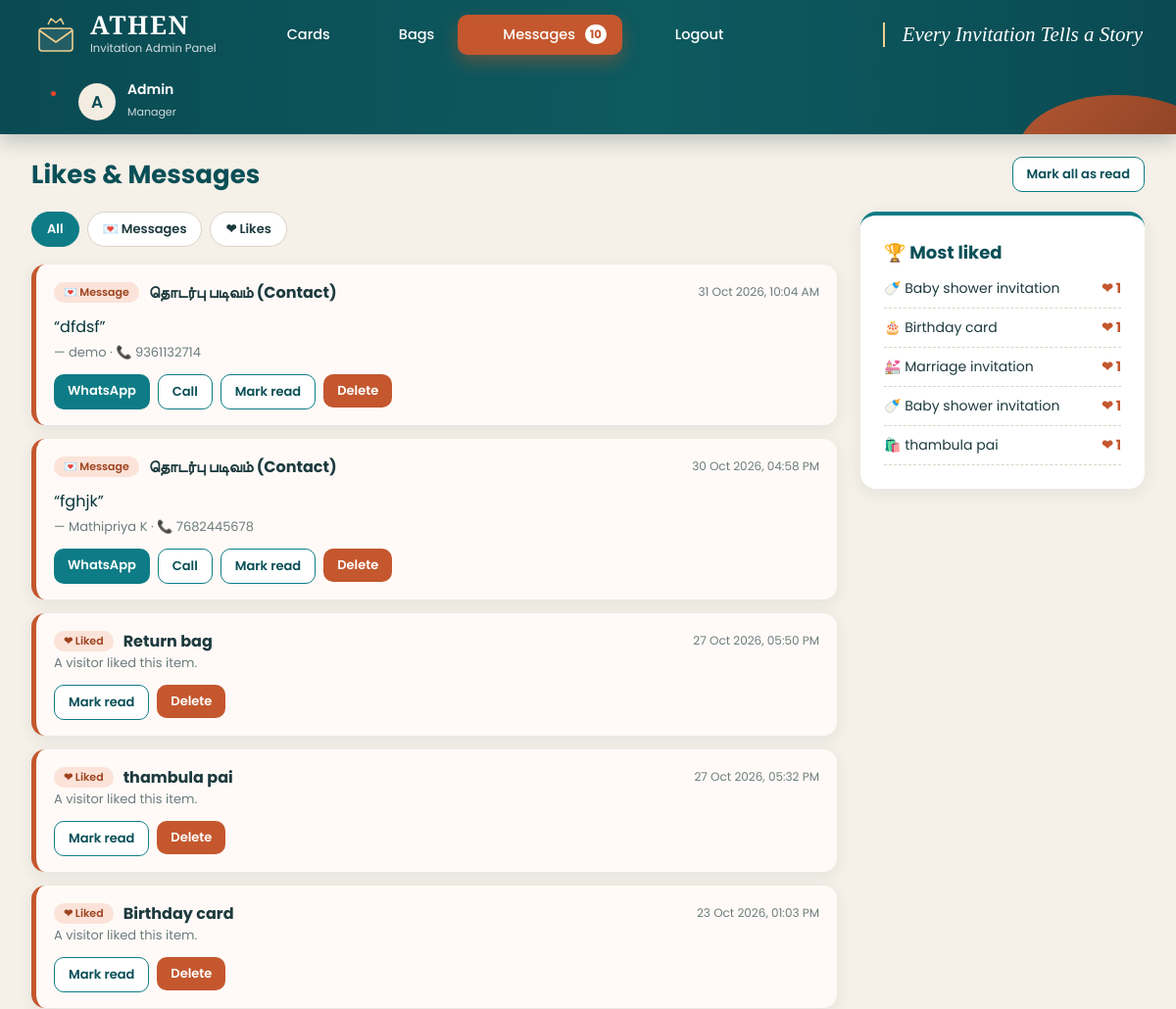
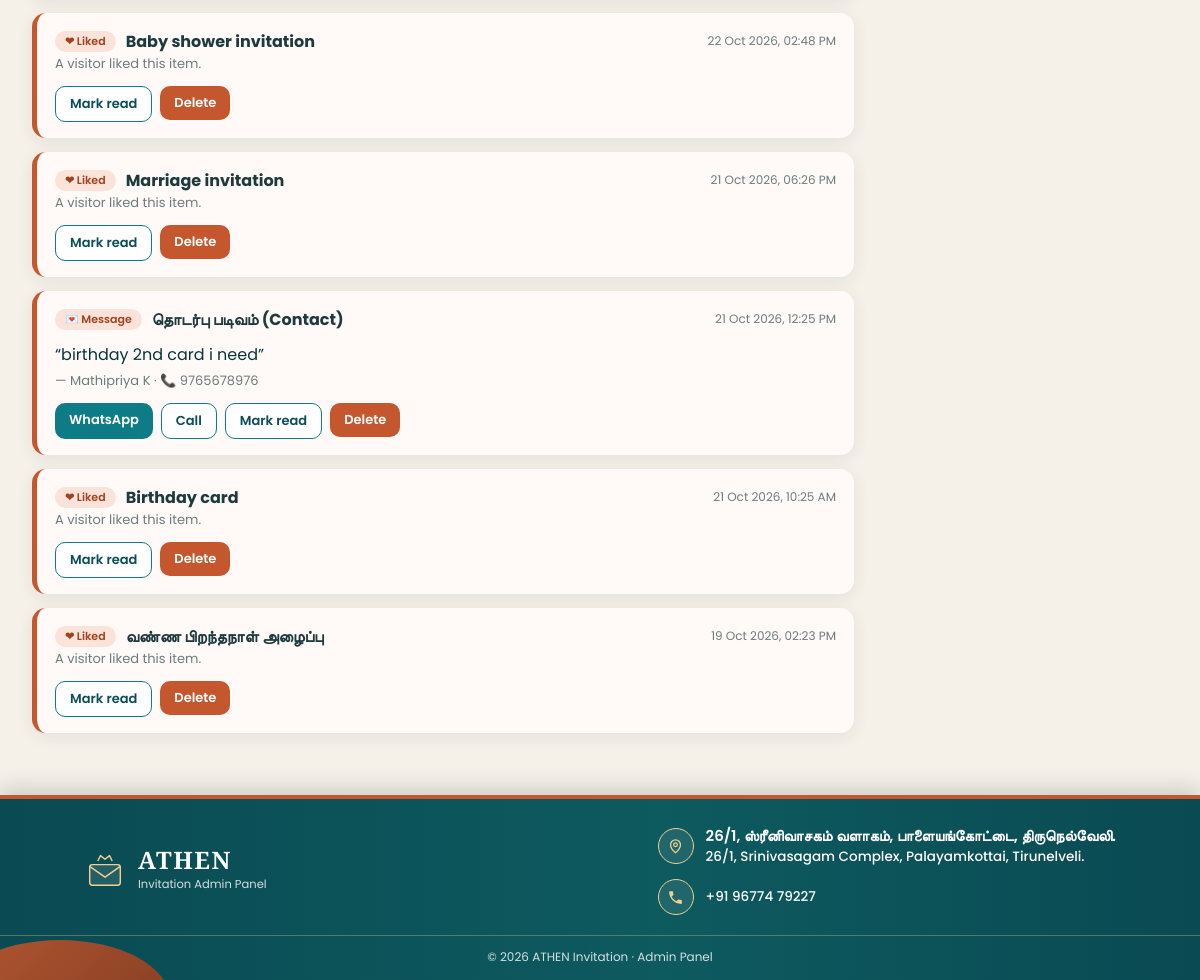
Page /admin/messages.php (signed in) on the committed database (2 pictures, top to bottom).
### tables this page shows
CREATE TABLE `cards` (
  `id` int(10) UNSIGNED NOT NULL,
  `code` varchar(10) DEFAULT NULL,
  `type` varchar(30) NOT NULL,
  `name` varchar(200) NOT NULL,
  `description` text DEFAULT NULL,
  `price` decimal(10,2) NOT NULL DEFAULT 0.00,
  `image` varchar(255) DEFAULT NULL,
  `image_back` varchar(255) DEFAULT NULL,
  `heading` varchar(200) DEFAULT NULL,
  `subtitle` varchar(255) DEFAULT NULL,
  `content` text DEFAULT NULL,
  `created_at` timestamp NOT NULL DEFAULT current_timestamp()
);

CREATE TABLE `bags` (
  `id` int(10) UNSIGNED NOT NULL,
  `code` varchar(10) DEFAULT NULL,
  `name` varchar(200) NOT NULL,
  `description` text DEFAULT NULL,
  `price` decimal(10,2) NOT NULL DEFAULT 0.00,
  `image` varchar(255) DEFAULT NULL,
  `image_back` varchar(255) DEFAULT NULL,
  `created_at` timestamp NOT NULL DEFAULT current_timestamp()
);

### includes/store.php (called while the page is built, shortened)
<?php
function store_load(){$d=is_file(STORE)?json_decode(file_get_contents(STORE),true):null;$d=is_array($d)?$d:[];return $d+['likes'=>[],'events'=>[]];}

### includes/data.php (called while the page is built, shortened)
<?php
require_once __DIR__.'/config.php';require_once __DIR__.'/store.php';
function h($s){return htmlspecialchars((string)$s,ENT_QUOTES,'UTF-8');}
require_once __DIR__.'/db.php';
$cards=db_cards();$bags=db_bags();
$st=store_load();
function find_item($key){global $cards,$bags;$k=$key[0]??'';$id=(int)substr($key,1);foreach($k==='b'?$bags:($k==='c'?$cards:[]) as $c)if($c['id']===$id)return $c;return null;}
 ?>

### includes/db.php (called while the page is built, shortened)
<?php
function db(){static $p=null,$t=false;if($t)return $p;$t=true;
 try{$p=new PDO('mysql:host='.DB_HOST.';dbname='.DB_NAME.';charset=utf8mb4',DB_USER,DB_PASS,[PDO::ATTR_ERRMODE=>PDO::ERRMODE_EXCEPTION,PDO::ATTR_DEFAULT_FETCH_MODE=>PDO::FETCH_ASSOC]);}
 catch(Throwable $e){error_log('ATHEN DB: '.$e->getMessage());$p=null;}
 return $p;}
function price_fmt($v){$v=(float)$v;return '₹'.(fmod($v,1)==0?(string)(int)$v:rtrim(rtrim(number_format($v,2,'.',''),'0'),'.'));}
function row_item($r,$kind){$ty=$GLOBALS['types']??[];
 return ['id'=>(int)$r['id'],'type'=>$r['type']??'','name'=>$r['name'],'desc'=>$r['description']??'','price'=>price_fmt($r['price']),'priceval'=>(float)$r['price'],
  'icon'=>$kind==='b'?'🛍️':($ty[$r['type']][2]??'🎴'),'image'=>$r['image']??null,'image2'=>$r['image_back']??null,'code'=>$r['code']??'','heading'=>$r['heading']??'','subtitle'=>$r['subtitle']??'','content'=>$r['content']??'','extras'=>[]];}
function card_extras($p){$m=[];try{foreach($p->query('SELECT id,card_id,image FROM card_images ORDER BY sort_no,id')->fetchAll() as $r)$m[(int)$r['card_id']][]=['id'=>(int)$r['id'],'image'=>$r['image']];}catch(Throwable $e){}return $m;}
function bag_extras($p){$m=[];try{foreach($p->query('SELECT id,bag_id,image FROM bag_images ORDER BY sort_no,id')->fetchAll() as $r)$m[(int)$r['bag_id']][]=['id'=>(int)$r['id'],'image'=>$r['image']];}catch(Throwable $e){}return $m;}
function db_rows($t){$p=db();if(!$p)return [];$ex=$t==='cards'?card_extras($p):($t==='bags'?bag_extras($p):[]);
 return array_map(function($r)use($t,$ex){$i=row_item($r,$t==='bags'?'b':'c');$i['extras']=$ex[(int)$r['id']]??[];return $i;},$p->query("SELECT * FROM $t ORDER BY id")->fetchAll());}
function db_cards(){return db_rows('cards');}
function db_bags(){return db_rows('bags');}

### admin/messages.php (the view, shortened to what this page needs)
<?php require __DIR__.'/_lay.php';
$f=$_GET['f']??'';$ev=array_values(array_filter($st['events'],fn($e)=>$f===''||$e['type']===$f));
$top=$st['likes'];arsort($top);$top=array_slice($top,0,5,true);
adm_top('Messages','msg'); ?>
<div class="top"><h1>Likes &amp; Messages</h1><form method="post"><input type="hidden" name="a" value="readall"><button class="btn o s">Mark all as read</button></form></div>
<div class="two"><div>
<div class="chips"><a class="<?=$f===''?'on':''?>" href="messages.php">All</a><a class="<?=$f==='message'?'on':''?>" href="?f=message">💌 Messages</a><a class="<?=$f==='like'?'on':''?>" href="?f=like">❤ Likes</a></div>
<?php foreach($ev as $e): $new=empty($e['read']);$tel=preg_replace('/\D/','',$e['phone']??'');if(strlen($tel)===10)$tel='91'.$tel; ?>
<div class="msg <?=$new?'new':''?>"><div class="mh"><span class="tag"><?=$e['type']==='like'?'❤ Liked':'💌 Message'?></span><b><?=h($e['item'])?></b><time><?=h(date('d M Y, h:i A',strtotime($e['time'])))?></time></div>
<?php if($e['type']==='message'): ?><p class="q">“<?=nl2br(h($e['message']))?>”</p><div class="who">— <?=h($e['name']?:'Guest')?><?php if(!empty($e['phone'])): ?> · 📞 <?=h($e['phone'])?><?php endif; ?></div><?php else: ?><div class="who">A visitor liked this item.</div><?php endif; ?>
<div class="mb"><?php if($tel): ?><a class="btn t s" target="_blank" href="https://wa.me/<?=h($tel)?>">WhatsApp</a> <a class="btn o s" href="tel:<?=h($tel)?>">Call</a> <?php endif; ?>
<?php if($new): ?><form method="post"><input type="hidden" name="a" value="read"><input type="hidden" name="id" value="<?=h($e['id'])?>"><button class="btn o s">Mark read</button></form><?php endif; ?>
<form method="post" onsubmit="return confirm('Delete this entry?')"><input type="hidden" name="a" value="del"><input type="hidden" name="id" value="<?=h($e['id'])?>"><button class="btn s">Delete</button></form></div></div>
<?php endforeach; ?></div>
<aside class="panel rank"><h2>🏆 Most liked</h2><?php if(!$top): ?><p class="mut">No likes yet</p><?php endif; foreach($top as $k=>$n): $it=find_item($k); if(!$it)continue; ?><div class="rk"><span><?=$it['icon']?> <?=h($it['name'])?></span><b>❤ <?=$n?></b></div><?php endforeach; ?></aside></div>

### admin/assets/admin.css (style rules this page uses)
:root { --teal:#0E7C86;--teal-d:#0A4F57;--teal-x:#06353b;--terra:#C4572E;--terra-d:#9E431F;--terra-l:#fbe3d9;--bg:#F5F1EA;--line:#DCD3C6;--ink:#1D3A3E }
* { box-sizing:border-box }
body { margin:0;font-family:'Poppins','Segoe UI',system-ui,sans-serif;background:radial-gradient(circle at 95% 0,rgba(14,124,134,.12),transparent 40%),radial-gradient(circle at 0 100%,rgba(196,87,46,.1),transparent 40%),var(--bg);color:var(--ink) }
a { text-decoration:none;color:inherit }
.btn { display:inline-block;border:0;border-radius:10px;padding:11px 20px;font:inherit;font-weight:600;cursor:pointer;background:var(--terra);color:#fff;transition:.2s }
.btn.t { background:var(--teal) }
.btn.o { background:#fff;color:var(--teal-d);border:1.5px solid var(--teal) }
.btn.s { padding:7px 14px;font-size:13px }
.top { display:flex;justify-content:space-between;align-items:center;margin-bottom:18px;gap:10px }
.top h1 { margin:0;color:var(--teal-d);font-size:26px }
.top form { margin:0 }
.panel { background:#fff;border-radius:16px;padding:24px;box-shadow:0 4px 18px rgba(10,79,87,.08);border-top:4px solid var(--teal);margin-bottom:26px }
.panel h2 { margin:0 0 4px;font-size:18px;color:var(--teal-d) }
.chips { display:flex;flex-wrap:wrap;gap:8px;margin-bottom:18px }
.chips a { padding:7px 15px;border-radius:30px;background:#fff;border:1.5px solid var(--line);font-size:13px;font-weight:600 }
.chips a.on { background:var(--teal);color:#fff;border-color:var(--teal) }
.tag { display:inline-block;font-size:11px;background:var(--terra-l);color:var(--terra-d);padding:2px 10px;border-radius:20px;margin-bottom:6px;font-weight:600 }
.two { display:grid;grid-template-columns:1fr 290px;gap:24px;align-items:start }
.msg { background:#fff;border-radius:14px;padding:16px 18px;margin-bottom:14px;border-left:5px solid var(--line);box-shadow:0 4px 16px rgba(10,79,87,.08) }
.msg.new { border-left-color:var(--terra);background:#fffaf7 }
.mh { display:flex;gap:10px;align-items:center;flex-wrap:wrap }
.mh .tag { margin:0 }
.mh time { margin-left:auto;font-size:12px;color:#6b7c7e }
.q { font-size:16px;margin:10px 0 4px;color:var(--teal-x) }
.who { font-size:13px;color:#6b7c7e }
.mb { display:flex;gap:8px;margin-top:12px;flex-wrap:wrap }
.mb form { margin:0 }
.rank .rk { display:flex;justify-content:space-between;gap:8px;padding:9px 0;border-bottom:1px dashed var(--line);font-size:14px }
.rank b { color:var(--terra);white-space:nowrap }

### admin/_lay.php (style rules this page uses)
body { background:#f5f0e8;font-family:'Poppins','Segoe UI',sans-serif }
.btn { border-radius:10px }

### rows in the picture
cards: name "Baby shower invitation"
cards: name "Birthday card"
cards: name "Marriage invitation"
cards: name "Baby shower invitation"
bags: name "thambula pai"

### other values in the picture
$new "10"
$e['item'] "தொடர்பு படிவம் (Contact)"
date('d M Y, h:i A',strtotime($e['time'])) "31 Oct 2026, 10:04 AM"
$e['message'] "dfdsf"
$e['name']?:'Guest' "demo"
$e['phone'] "9361132714"
date('d M Y, h:i A',strtotime($e['time'])) "30 Oct 2026, 04:58 PM"
$e['message'] "fghjk"
$e['name']?:'Guest' "Mathipriya K"
$e['phone'] "7682445678"
$e['item'] "Return bag"
date('d M Y, h:i A',strtotime($e['time'])) "27 Oct 2026, 05:50 PM"
$e['item'] "thambula pai"
date('d M Y, h:i A',strtotime($e['time'])) "27 Oct 2026, 05:32 PM"
$e['item'] "Birthday card"
